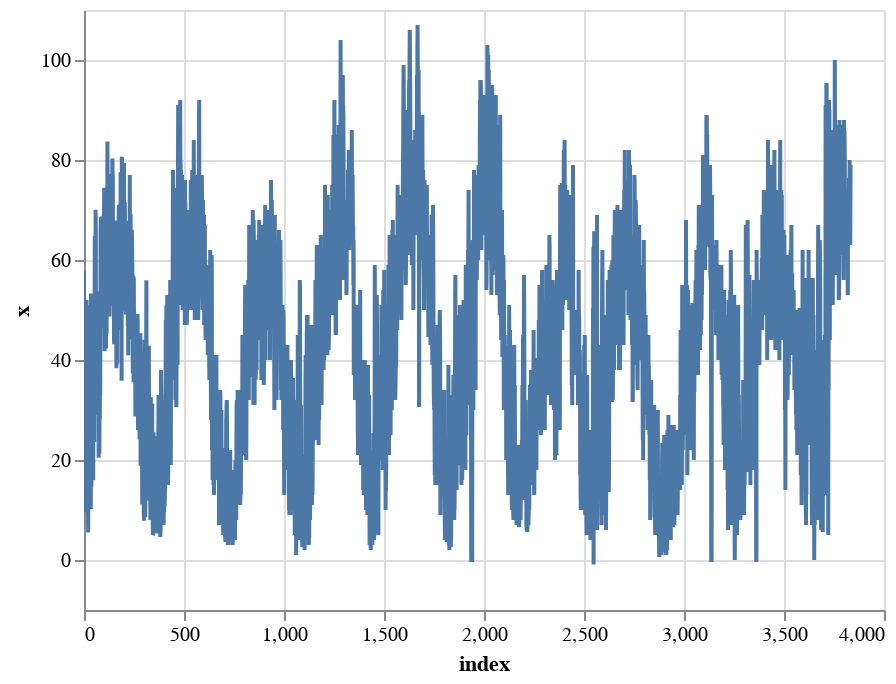

Notebook cell for this chart:
### Code cell
alt.Chart(est03O3_df.reset_index()).mark_line().encode(
    x='index',
    y='x',
).interactive()

### Figure 1 — Vega-Lite specification as saved in the notebook (floating-point values rounded to 4 significant figures; data arrays with more than 128 entries replaced by an {"elided": "..."} marker saying what was removed)
{"config": {"view": {"continuousWidth": 400, "continuousHeight": 300}}, "data": {"name": "data-9c44e2430bf2f424e6122681d7c8944f"}, "mark": "line", "encoding": {"x": {"type": "quantitative", "field": "index"}, "y": {"type": "quantitative", "field": "x"}}, "selection": {"selector028": {"type": "interval", "bind": "scales", "encodings": ["x", "y"]}}, "$schema": "https://vega.github.io/schema/vega-lite/v4.8.1.json", "datasets": {"data-9c44e2430bf2f424e6122681d7c8944f": {"elided": "3834 records"}}}
